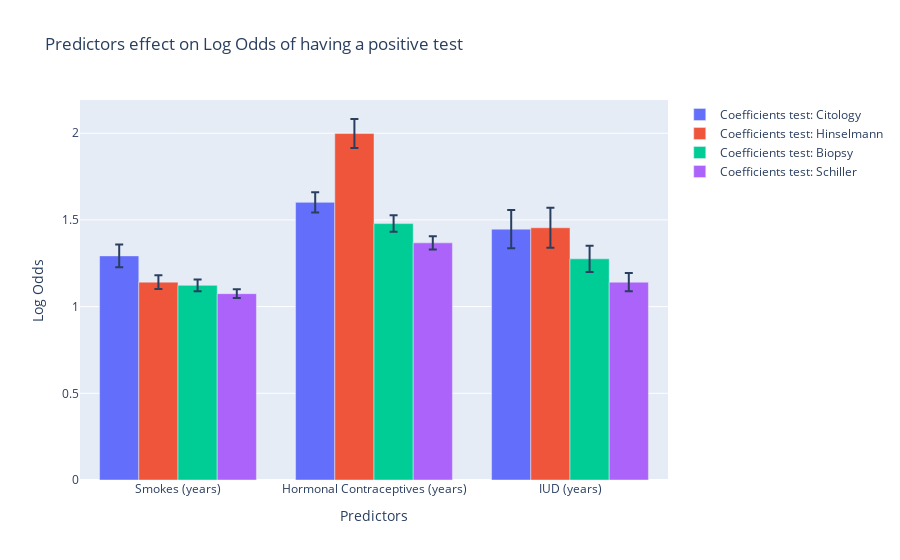

The code cell stored with this chart in its notebook:
### Markdown cell above
## Risk factors in years logits (log odds) analysis

### Code cell
predictors = df[["Smokes (years)", "Hormonal Contraceptives (years)", "IUD (years)"]]

fig = make_subplots(rows=1, cols=1)

# Loop over test columns
for test in list(test_cols):
    model = sm.Logit(df[test], predictors)
    result = model.fit()
    coef_df = pd.DataFrame({"coef": np.exp(np.abs(result.params)), "err": result.bse})

    fig.add_trace(
        go.Bar(
            name="Coefficients test: " + test,
            x=coef_df.index,
            y=coef_df["coef"],
            error_y=dict(type="data", array=coef_df["err"]),
        ),
        row=1,
        col=1,
    )

# Update layout
fig.update_layout(
    title_text="Predictors effect on Log Odds of having a positive test",
    yaxis_title="Log Odds",
    xaxis_title="Predictors",
)

fig.write_html(os.path.join(VISUALIZATION_FOLDER, "risk_factor_log_odds.html"))
fig.show()

### Figure 1 — Plotly figure (JSON) as saved in the notebook; plotly's stock layout.template omitted (floating-point values rounded to 4 significant figures)
{"data": [{"error_y": {"array": [0.06606, 0.05787, 0.1105], "type": "data"}, "name": "Coefficients test: Citology", "type": "bar", "x": ["Smokes (years)", "Hormonal Contraceptives (years)", "IUD (years)"], "xaxis": "x", "y": [1.293, 1.601, 1.447], "yaxis": "y"}, {"error_y": {"array": [0.03941, 0.08385, 0.1156], "type": "data"}, "name": "Coefficients test: Hinselmann", "type": "bar", "x": ["Smokes (years)", "Hormonal Contraceptives (years)", "IUD (years)"], "xaxis": "x", "y": [1.141, 1.998, 1.455], "yaxis": "y"}, {"error_y": {"array": [0.03367, 0.04765, 0.07601], "type": "data"}, "name": "Coefficients test: Biopsy", "type": "bar", "x": ["Smokes (years)", "Hormonal Contraceptives (years)", "IUD (years)"], "xaxis": "x", "y": [1.123, 1.479, 1.276], "yaxis": "y"}, {"error_y": {"array": [0.02573, 0.03885, 0.0527], "type": "data"}, "name": "Coefficients test: Schiller", "type": "bar", "x": ["Smokes (years)", "Hormonal Contraceptives (years)", "IUD (years)"], "xaxis": "x", "y": [1.075, 1.368, 1.141], "yaxis": "y"}], "layout": {"title": {"text": "Predictors effect on Log Odds of having a positive test"}, "xaxis": {"anchor": "y", "domain": [0, 1], "title": {"text": "Predictors"}}, "yaxis": {"anchor": "x", "domain": [0, 1], "title": {"text": "Log Odds"}}}}
